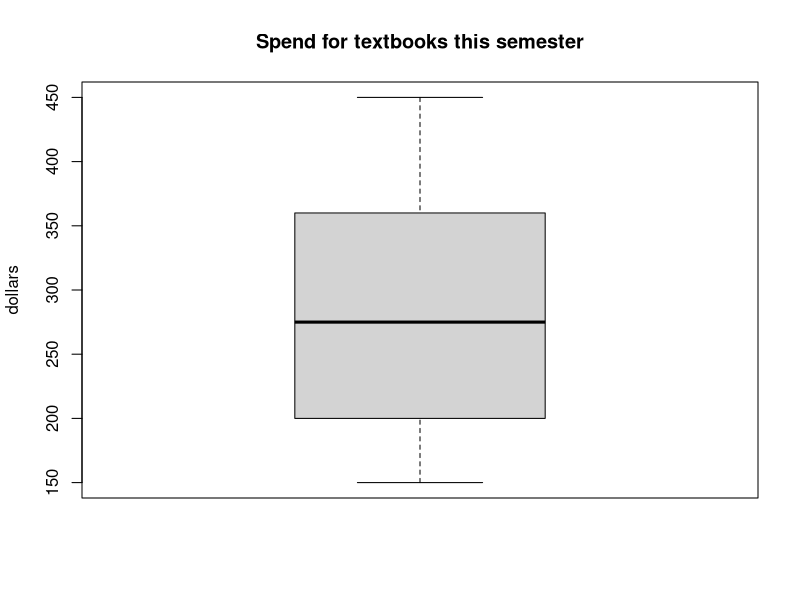
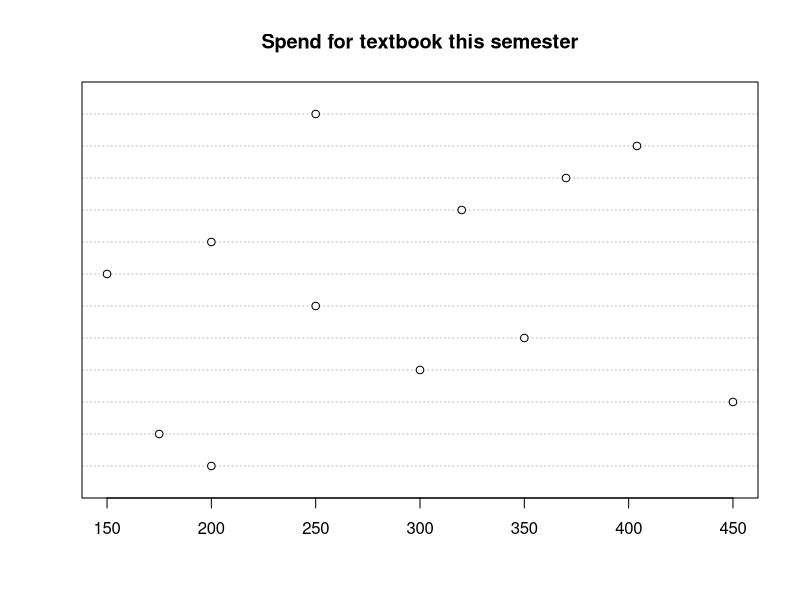
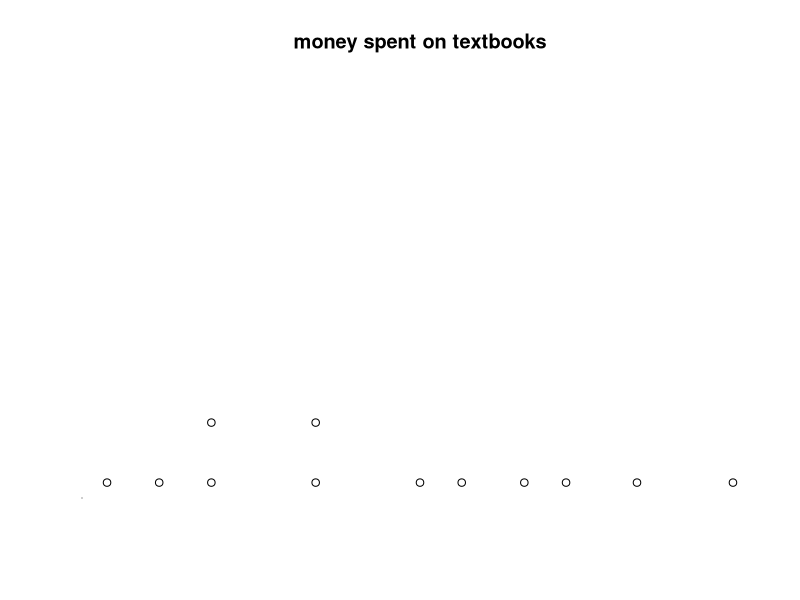

Generate these figures, in order, with R:
## ---- chunk 1

money= c(200, 175, 450, 300,  350,  250, 150, 200, 320, 370, 404, 250)


boxplot(money, main= "Spend for textbooks this semester", ylab="dollars")
dotchart(money, main= "Spend for textbook this semester" )
stripchart(money, method="stack", at=0.0, offset=3, main ="money spent on textbooks", bty='n', pch=1, axes=FALSE)
axis(side=1, at=0)

## a. looks like there are no outlier in the dotplot, ane 



